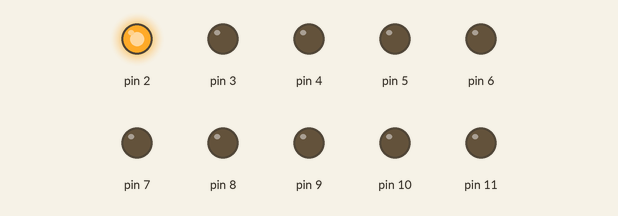
Recording of a sketch running on a simulated Arduino Uno, built with avr-gcc and run on an emulated ATmega328P. Parts: output pins drawn as LEDs (lit = HIGH).

Above: at 0.02 s.
At 0.42 s:
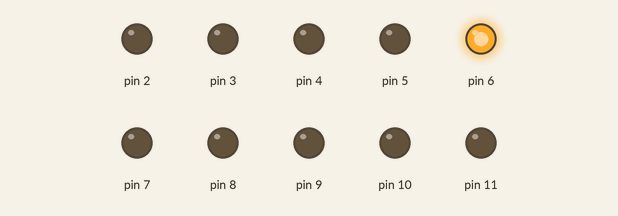
At 1.12 s:
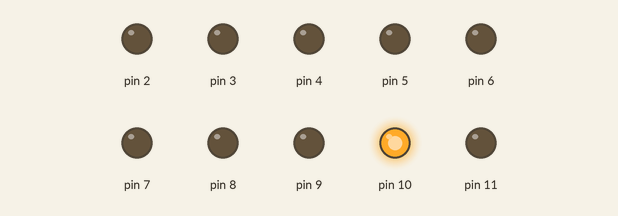
At 2.27 s:
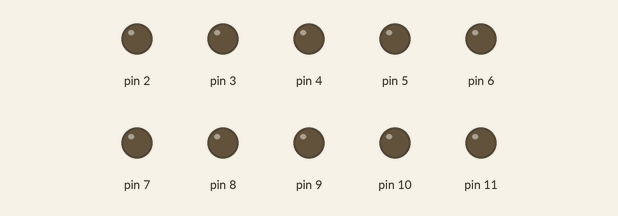
At 3.32 s:
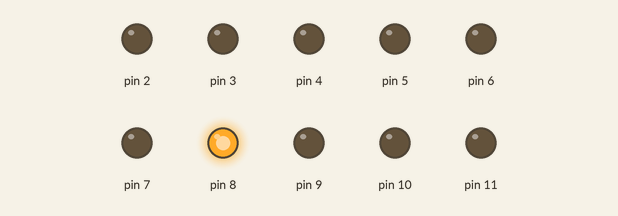
At 4.52 s:
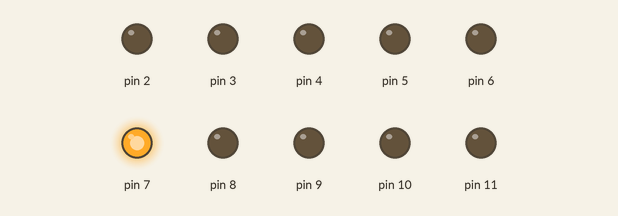
Timing chart, 0 to 4.8 s (numbered marks = the images above):
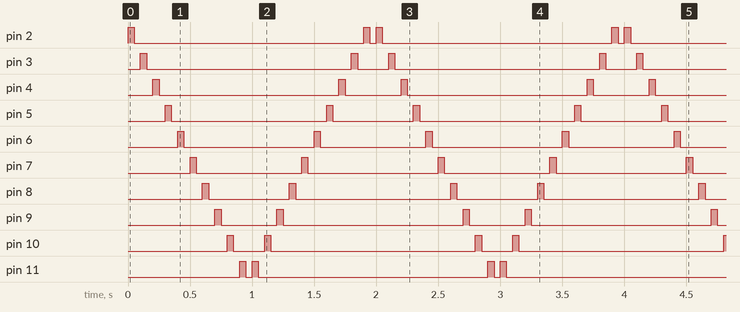

The sketch:

ejercicio7.ino
```cpp
/*
 *  Bienvenidos a Sys On Chip
 * ==============================
 * Ejercicio No.7
 * En este programa vamos a controlar los mismos 10 pines digitales
 * del Arduino UNO que se emplearon en el ejercicio No. 6.
 * El programa consiste en emplear la estructura repetitiva FOR para
 * encender y apagar de manera consecutiva los 10 LEDs conectados a
 * los pines digitales del 2 al 11. La secuencia comienza en
 * el pin 2 y activa uno a uno los LEDs hasta llegar al pin 11 y
 * luego regresa encendiendo y apagando los LEDs hasta el LED 2.
*/

// Variable utilizada para recorrer los pines en el bucle
int n = 0;

// Variable que define la velocidad de encendido y apagado de los LEDs (en milisegundos)
int Vel = 50;

void setup() {
  // Configura los pines del 2 al 11 como salida usando un bucle FOR
  for (n = 2; n < 12; n++) {
    pinMode(n, OUTPUT); // Define cada pin como salida
  }
}

void loop() {
  // Encendido secuencial de los LEDs del pin 2 al 11
  for (n = 2; n < 12; n++) {
    digitalWrite(n, HIGH); // Enciende el LED en el pin correspondiente
    delay(Vel); // Espera el tiempo definido en Vel
    digitalWrite(n, LOW); // Apaga el LED
    delay(Vel); // Espera antes de encender el siguiente LED
  }

  // Encendido secuencial inverso de los LEDs del pin 11 al 2
  for (n = 11; n > 1; n--) {
    digitalWrite(n, HIGH); // Enciende el LED en el pin correspondiente
    delay(Vel); // Espera el tiempo definido en Vel
    digitalWrite(n, LOW); // Apaga el LED
    delay(Vel); // Espera antes de encender el siguiente LED
  }
}
```

Measured:
- by itself, pin 2: repeats every 2.0 s: LOW 1.9 s, HIGH 0.05 s, LOW 0.05 s, HIGH 0.05 s
- by itself, pin 3: repeats every 2.0 s: LOW 1.7 s, HIGH 0.05 s, LOW 0.25 s, HIGH 0.05 s
- by itself, pin 4: repeats every 2.0 s: LOW 1.5 s, HIGH 0.05 s, LOW 0.45 s, HIGH 0.05 s
- by itself, pin 5: repeats every 2.0 s: LOW 1.3 s, HIGH 0.05 s, LOW 0.65 s, HIGH 0.05 s
- by itself, pin 6: repeats every 2.0 s: LOW 1.1 s, HIGH 0.05 s, LOW 0.85 s, HIGH 0.05 s
- by itself, pin 7: repeats every 2.0 s: LOW 0.85 s, HIGH 0.05 s, LOW 1.1 s, HIGH 0.05 s
- by itself, pin 8: repeats every 2.0 s: LOW 0.65 s, HIGH 0.05 s, LOW 1.3 s, HIGH 0.05 s
- by itself, pin 9: repeats every 2.0 s: LOW 0.45 s, HIGH 0.05 s, LOW 1.5 s, HIGH 0.05 s
